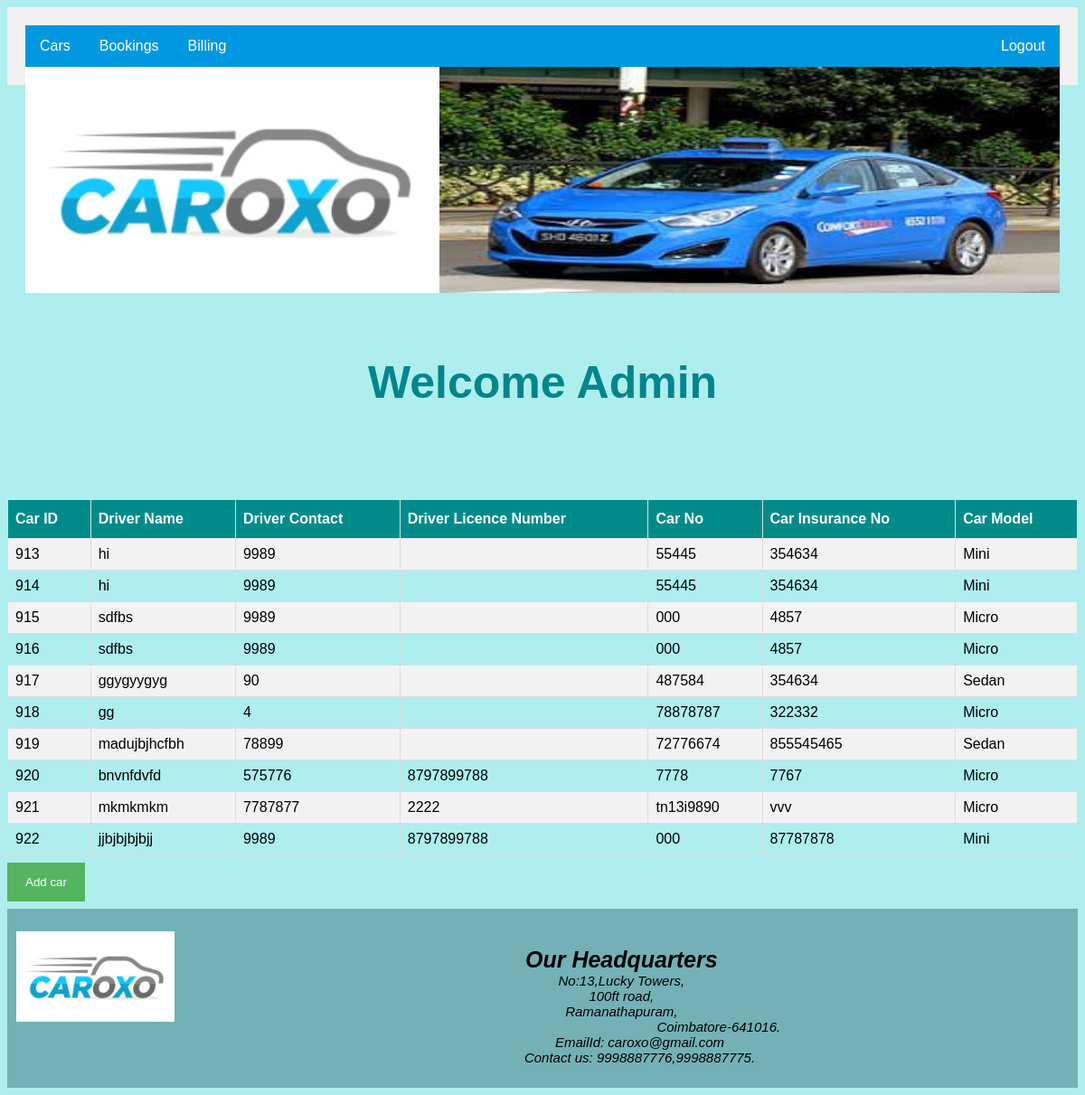
The app's page /cars.php with its own data.
### tables this page shows
CREATE TABLE `cars` (
  `carID` int(250) NOT NULL,
  `drivername` varchar(100) NOT NULL,
  `drivercontact` bigint(15) NOT NULL,
  `driverlicenceno` varchar(100) NOT NULL,
  `carno` varchar(20) NOT NULL,
  `carinsuranceno` varchar(100) NOT NULL,
  `carmodel` varchar(100) NOT NULL,
  `status` varchar(10) NOT NULL DEFAULT 'engaged'
);

### cars.php (the view, shortened to what this page needs)
<html>
<head>
</head><?php
include 'admin.php';
$servername = "localhost";
$username = "root";
$psw = "";
$dbname = "caroxo";
$con = new mysqli($servername, $username, $psw, $dbname);
$sql= "SELECT * from cars";
$res = mysqli_query($con, $sql);
echo "<table id='customers'> <tr><th>Car ID</th>
  <th>Driver Name</th>
  <th>Driver Contact</th>
  <th>Driver Licence Number</th>
  <th>Car No</th>
  <th>Car Insurance No</th>
  <th>Car Model</th></tr>";
while($val = mysqli_fetch_row($res))
{
  echo " <tr><td>", $val[0],"</td>
  <td>", $val[1],"</td>
  <td>", $val[2],"</td>
  <td>", $val[3],"</td>
  <td>", $val[4],"</td>
  <td>", $val[5],"</td>
  <td>", $val[6],"</td></tr>";
}
echo "</table>";
?>
<button onclick="document.getElementById('id01').style.display='block'" style="width:auto;">Add car</button>
<?php
include 'footer.php';
?>
</body>
</html>

### admin.php (shortened to what this page needs)
<!DOCTYPE html>
<html>
<head>
<link rel="stylesheet" href="https://cdnjs.cloudflare.com/ajax/libs/font-awesome/4.7.0/css/font-awesome.min.css">
<link rel="stylesheet" href="styling.css">
  </head>
<body>
<div class="header">
  <div class="topnav">
  <a href="cars.php">Cars</a>
  <a href="bookings.php">Bookings</a>
  <a href="billing.php">Billing</a>
  <a style="float:right" href="home.php">Logout</a>
</div>
  <img class="logo" src="http://localhost/Caroxo project/images/taxilogo.jpg" width="40%" height="250px">
<div>
  <img class="mySlides" src="http://localhost/Caroxo project/images/taxi2.jpg" style="width:60%" height="250px">
</div>
</div>
<h1 style="text-align: center;color: #00868b;font-family:'Comic Sans MS', cursive, sans-serif ;margin-top: 300px;margin-bottom:100px;font-size: 50px">Welcome Admin</h1>

### footer.php
<div class="footer">
  <p id="foot"><img class="logo" src="http://localhost/Caroxo project/images/taxilogo.jpg" alt="CAROXO" width="15%" height="100px" /><br>
   <table> <address>
      <b style="font-size: 25px">Our Headquarters</b><br>
      No:13,Lucky Towers,<br>
      100ft road,<br>
      Ramanathapuram,<br>
    <div style="text-indent:215px;"> Coimbatore-641016.<br></div>
     <div style="text-indent:215px;"> EmailId: caroxo@gmail.com<br></div>
     <div style="text-indent:215px;"> Contact us: 9998887776,9998887775.<br></div>
  </address></table></p>
</div>
</body>
</html>

### styling.css (style rules this page uses)
body { font-family: Arial, Helvetica, sans-serif; background-color: #aeeeee; }
* { box-sizing: border-box }
button { background-color: #4CAF50; color: white; padding: 14px 20px; margin: 8px 0; border: none; cursor: pointer; width: 100%; opacity: 0.9; }
.logo { float:left; }
.mySlides { display:none; float: right; }
.header { background-color: #f1f1f1; padding: 20px; text-align: center; }
.topnav { overflow: hidden; background-color: #0198e1; }
.topnav a { float: left; display: block; color: #ffffff; text-align: center; padding: 14px 16px; text-decoration: none; }
.footer { background-color: #73b1b7; padding: 10px; text-align: center; }
#foot { font-family:Impact, Charcoal, sans-serif ; font-size:15px; text-align:center; }

### cars.php (style rules this page uses)
#customers { font-family: "Trebuchet MS", Arial, Helvetica, sans-serif; border-collapse: collapse; width: 100%; }
#customers td, #customers th { border: 1px solid #ddd; padding: 8px; }
#customers tr:nth-child(even) { background-color: #f2f2f2; }
#customers th { padding-top: 12px; padding-bottom: 12px; text-align: left; background-color: #008b8b; color: white; }

### records on screen
cars: carID "913", drivername "hi", drivercontact "9989", carno "55445", carinsuranceno "354634", carmodel "Mini"
cars: carID "914", drivername "hi", drivercontact "9989", carno "55445", carinsuranceno "354634", carmodel "Mini"
cars: carID "915", drivername "sdfbs", drivercontact "9989", carno "000", carinsuranceno "4857", carmodel "Micro"
cars: carID "916", drivername "sdfbs", drivercontact "9989", carno "000", carinsuranceno "4857", carmodel "Micro"
cars: carID "917", drivername "ggygyygyg", drivercontact "90", carno "487584", carinsuranceno "354634", carmodel "Sedan"
cars: carID "918", drivername "gg", drivercontact "4", carno "78878787", carinsuranceno "322332", carmodel "Micro"
cars: carID "919", drivername "madujbjhcfbh", drivercontact "78899", carno "72776674", carinsuranceno "855545465", carmodel "Sedan"
cars: carID "920", drivername "bnvnfdvfd", drivercontact "575776", driverlicenceno "8797899788", carno "7778", carinsuranceno "7767", carmodel "Micro"
cars: carID "921", drivername "mkmkmkm", drivercontact "7787877", driverlicenceno "2222", carno "tn13i9890", carinsuranceno "vvv", carmodel "Micro"
cars: carID "922", drivername "jjbjbjbjbjj", drivercontact "9989", driverlicenceno "8797899788", carno "000", carinsuranceno "87787878", carmodel "Mini"
